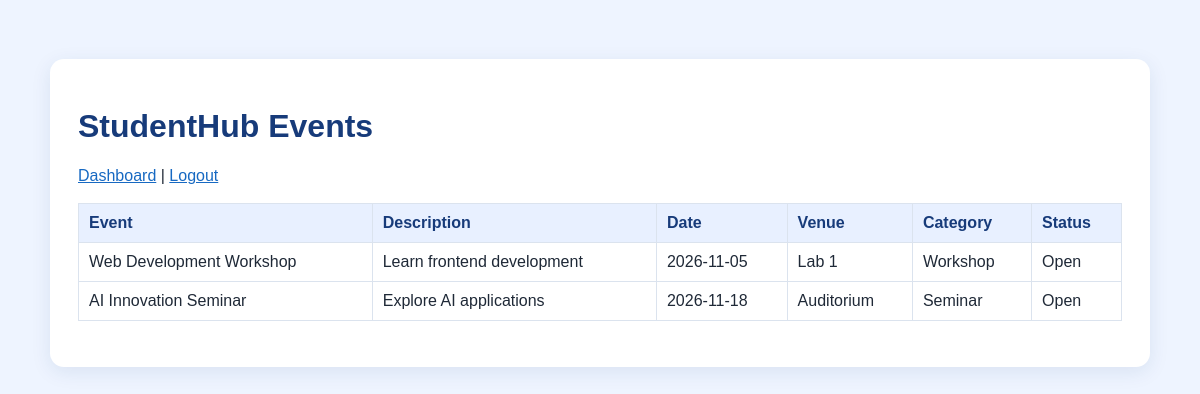
Screenshot of /events.php with the database file from the repository.
### tables this page shows
CREATE TABLE IF NOT EXISTS events (
 id INT AUTO_INCREMENT PRIMARY KEY,
 title VARCHAR(150) NOT NULL,
 description TEXT,
 event_date DATE NOT NULL,
 venue VARCHAR(150) NOT NULL,
 category VARCHAR(80) DEFAULT 'General',
 poster VARCHAR(255) NULL,
 status ENUM('Open','Closed') DEFAULT 'Open',
 created_at TIMESTAMP DEFAULT CURRENT_TIMESTAMP
);

### config/functions.php (called while the page is built, shortened)
<?php
function e($value) { return htmlspecialchars((string)$value, ENT_QUOTES, 'UTF-8'); }

### events.php (the view)
<?php
require __DIR__ . '/config/functions.php';
require __DIR__ . '/config/db.php';
$events = $pdo->query("SELECT title, description, event_date, venue, category, status FROM events ORDER BY event_date")->fetchAll();
?>
<!doctype html><html lang="en"><head><meta charset="utf-8"><meta name="viewport" content="width=device-width,initial-scale=1"><title>StudentHub Events</title><link rel="stylesheet" href="css/php-style.css"></head><body><main class="box wide"><h1>StudentHub Events</h1><p><a href="student_dashboard.php">Dashboard</a> | <a href="logout.php">Logout</a></p><table><tr><th>Event</th><th>Description</th><th>Date</th><th>Venue</th><th>Category</th><th>Status</th></tr><?php foreach($events as $event): ?><tr><td><?=e($event['title'])?></td><td><?=e($event['description'])?></td><td><?=e($event['event_date'])?></td><td><?=e($event['venue'])?></td><td><?=e($event['category'])?></td><td><?=e($event['status'])?></td></tr><?php endforeach; ?></table></main></body></html>

### css/php-style.css (style rules this page uses)
* { box-sizing:border-box }
body { font-family:Arial,sans-serif;background:#eef4ff;color:#1f2937;margin:0;padding:24px }
.box { max-width:620px;margin:35px auto;background:white;padding:28px;border-radius:14px;box-shadow:0 5px 20px #173b7a18 }
.wide { max-width:1100px }
h1,h2 { color:#173b7a }
a { color:#1769c2 }
table { width:100%;border-collapse:collapse;margin:18px 0;background:white }
th,td { padding:10px;border:1px solid #dbe3ee;text-align:left }
th { background:#e8f0ff;color:#173b7a }

### rows the page displays
events: title "Web Development Workshop", description "Learn frontend development", event_date "2026-11-05", venue "Lab 1", category "Workshop", status "Open"
events: title "AI Innovation Seminar", description "Explore AI applications", event_date "2026-11-18", venue "Auditorium", category "Seminar", status "Open"
